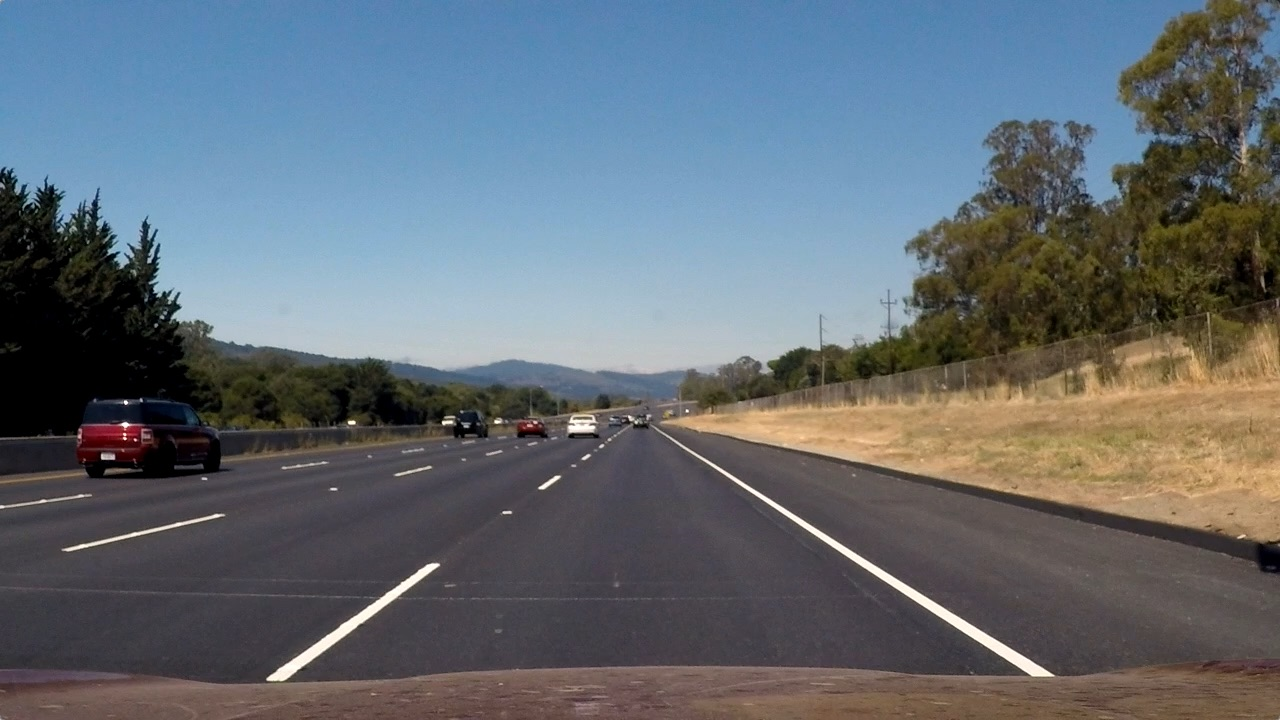
#> input picture opencv4/pic.jpg, 1280 x 720 px
$ python -i lane_detect_live.py   (imports and definitions only)
#> lines starting #> are read from the running program, lines starting #| are printed output that depends on the picture; after the words box and inside, x2 and y2 are one past the last pixel; in counts of white or black regions, pixels touching at a corner belong together
#> further down, picture is the input picture: shape (720, 1280, 3); mean B, G, R 115.1, 107.7, 99.4
import cv2
import numpy as np
import math
from picamera import PiCamera
import time

#load the picture

middle_line = []
fixed_line = []
#setup the width and lenght to reduce the caculation
width = 640
height = 480


#setup the region you think the lane should be
region_of_interest_vertices = [(3, height), (3, height - 200),
                               (width / 2, 0),
                               (width, height - 200),
                               (width, height), ]

#change the pic from RGB to HSV and Gray
def transfer_image(image):
    if image is None:
        print('image is empty for function transfer_image')
        return

    #load picture as HSV and GRAY
    gray_image = cv2.cvtColor(image, cv2.COLOR_BGR2GRAY)
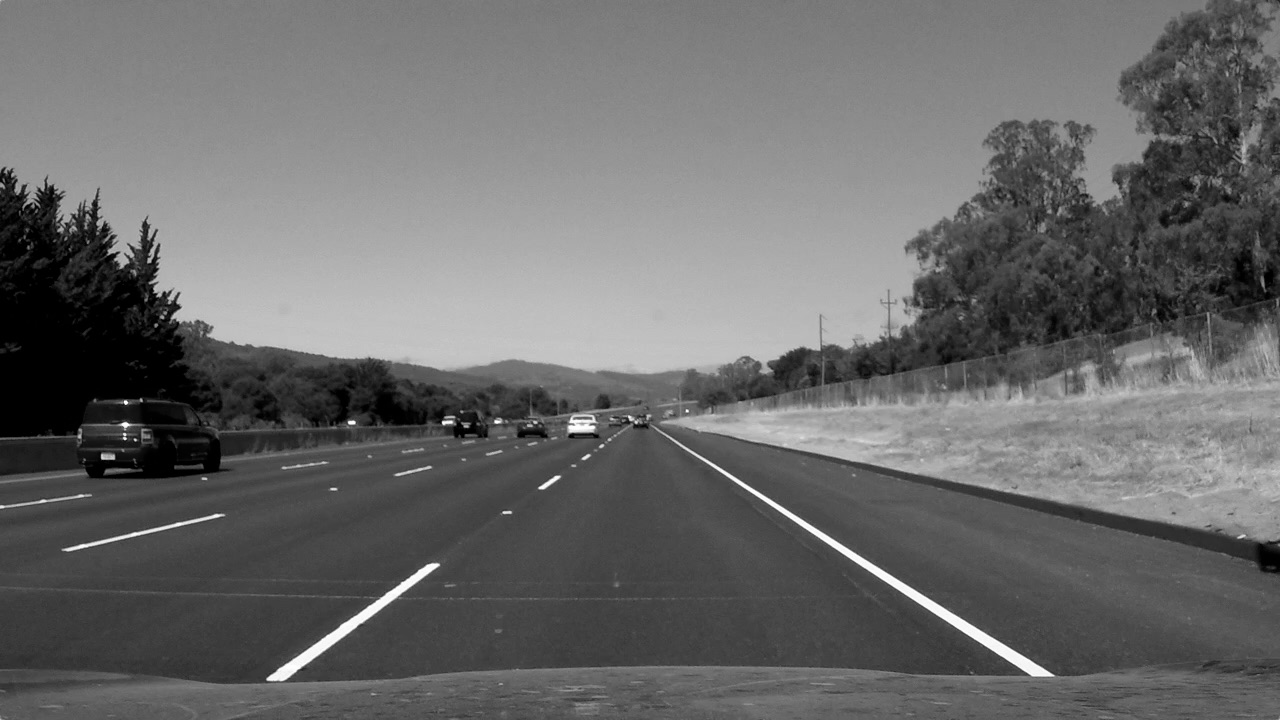
#> gray_image: shape (720, 1280); min 0, max 254, mean 106
    hsv_image = cv2.cvtColor(image, cv2.COLOR_BGR2HSV)
#> hsv_image: shape (720, 1280, 3); mean H, S, V 81.6, 75.9, 127.4

    # gray for white color detect
    gray_white = cv2.inRange(gray_image, 100, 200)
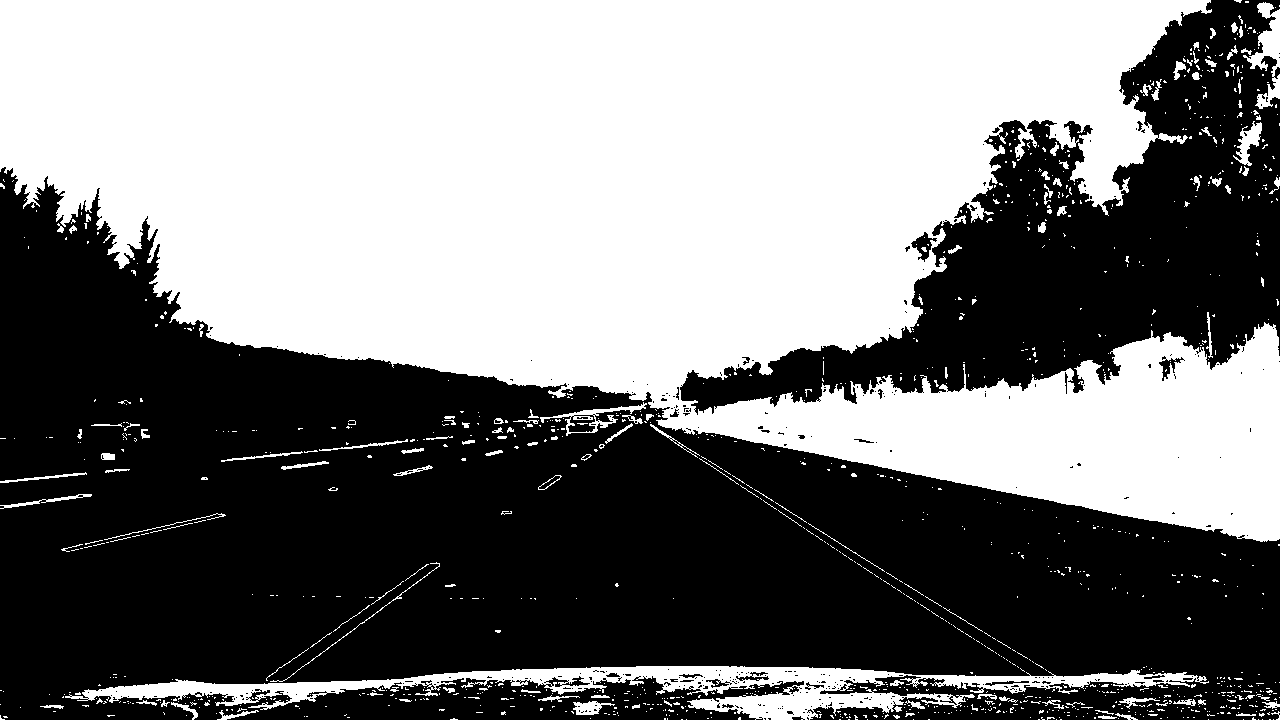
#> gray_white: shape (720, 1280); 48.8% white; 1183 white regions (1049 under 20 px), largest, box (x1, y1, x2, y2) and area: (0, 0, 1280, 542) 416905, (65, 666, 1209, 720) 18584, (1243, 2, 1280, 109) 1489

	# gaussian blur to get smooth edge
    gauss_image = cv2.GaussianBlur(gray_white, (5, 5), 3)
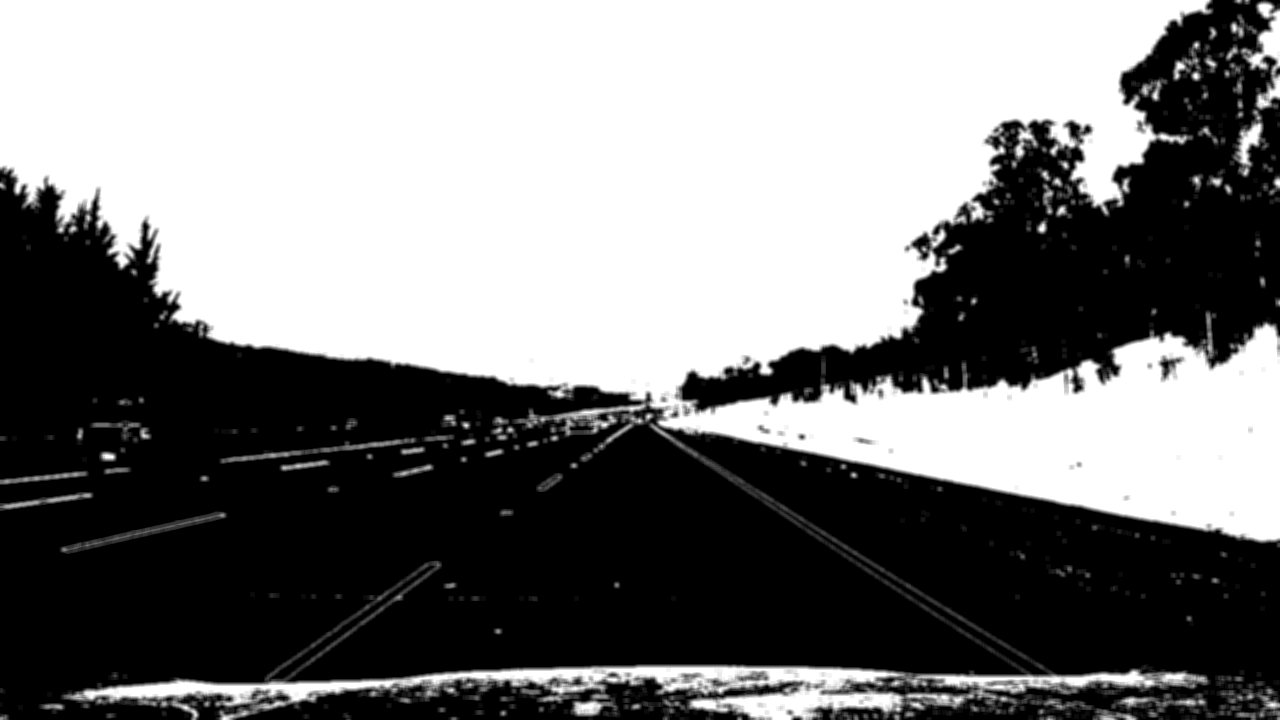
#> gauss_image: shape (720, 1280); min 0, max 255, mean 124.4

    return gauss_image


#region of interest, just choose the region you think where the lane will be
# [187 lines left out: functions region_of_interest, find_edg, find_lines, lines_fine, draw_lines, get_angle and 1 more, not called in this run]

# [1 line that did not run here, left out]
# [42 lines not run here, left out]

>>> import cv2
>>> picture = cv2.imread('pic.jpg')
>>> result = transfer_image(picture)

$ run again, on opencv4/snapshot.jpg
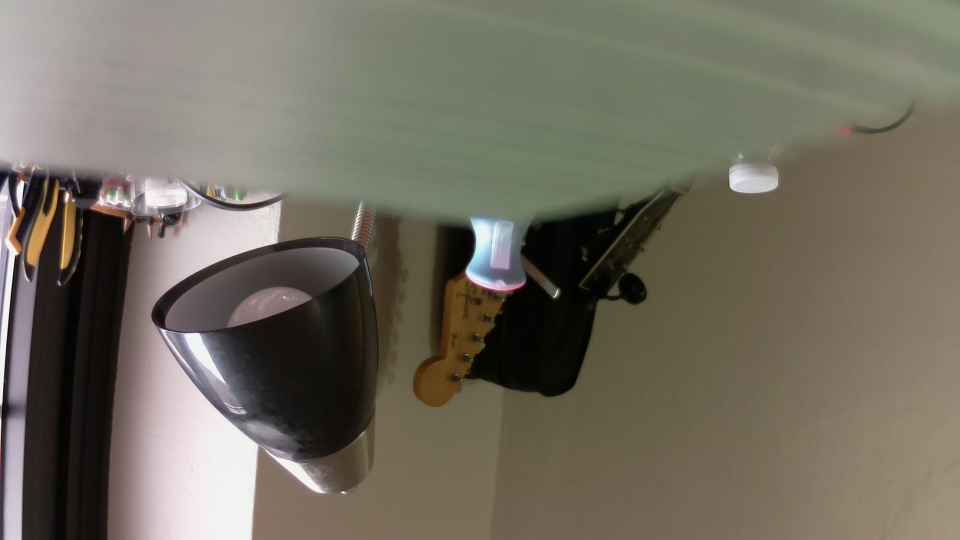
#> input picture opencv4/snapshot.jpg, 1920 x 1080 px (shown at 1/2 size)
#> picture is the input picture: shape (1080, 1920, 3); mean B, G, R 95.5, 108.4, 113.6
#> in transfer_image, `gray_image = cv2.cvtColor(image, cv2.COLOR_BGR2GRAY)`:
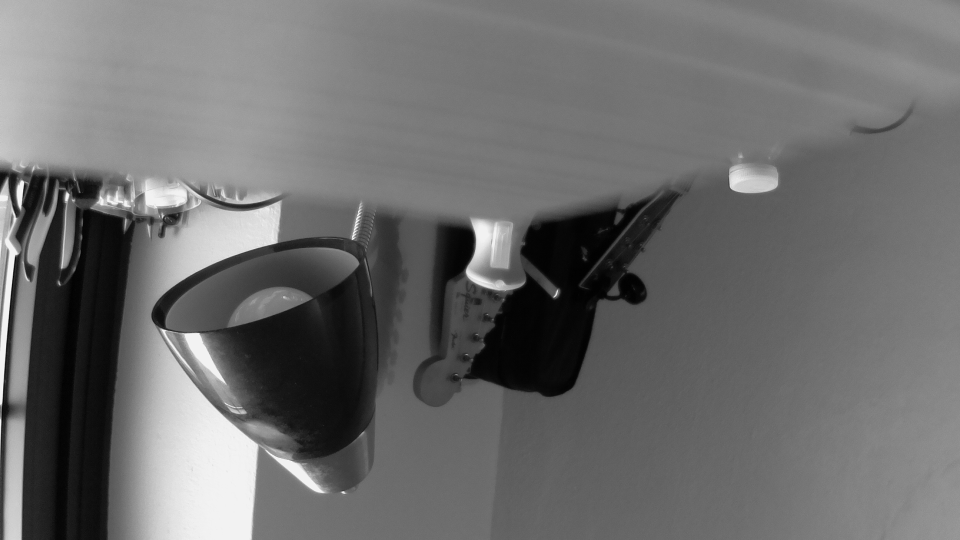
#> gray_image: shape (1080, 1920) (shown at 1/2 size); min 0, max 255, mean 108.5
#> hsv_image: shape (1080, 1920, 3); mean H, S, V 38.8, 57.1, 115.7
#> in transfer_image, `gray_white = cv2.inRange(gray_image, 100, 200)`:
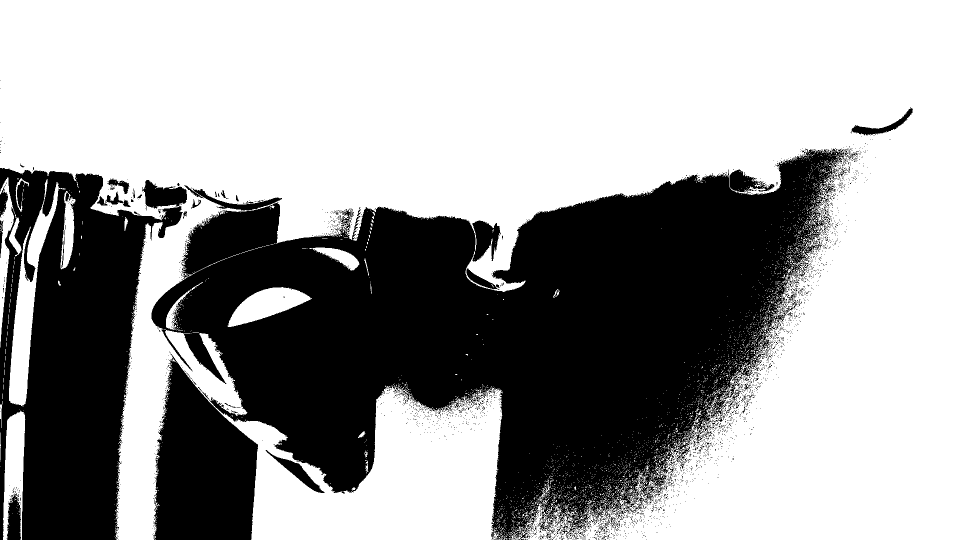
#> gray_white: shape (1080, 1920) (shown at 1/2 size); 62.2% white; 2790 black regions (2710 under 20 px), largest, box (x1, y1, x2, y2) and area: (303, 296, 1693, 1080) 553833, (0, 336, 366, 1080) 154729, (305, 707, 516, 1080) 53204
